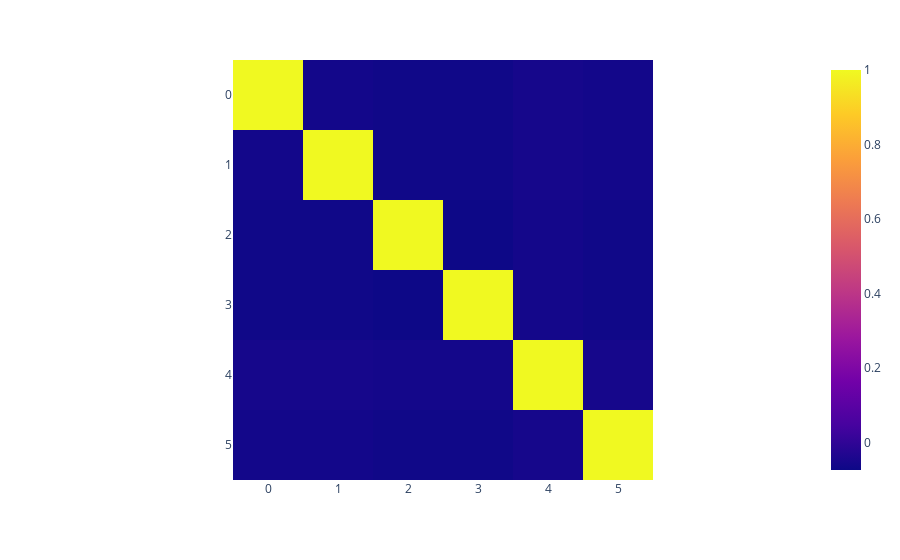

Notebook cell for this chart:
### Code cell
tmpSM = np.array([firstSM.ravel(order = 'F'), 
                 secondSM.ravel(order = 'F'),
                 thirdSM.ravel(order = 'F'),
                 fourthSM.ravel(order = 'F'),
                 fifthSM.ravel(order = 'F'),
                 sixthSM.ravel(order = 'F')])

SM_heatmap = px.imshow(np.corrcoef(tmpSM))

SM_heatmap.show()

### Figure 1 — Plotly figure (JSON) as saved in the notebook; plotly's stock layout.template omitted (floating-point values rounded to 4 significant figures)
{"data": [{"coloraxis": "coloraxis", "hovertemplate": "x: %{x}<br>y: %{y}<br>color: %{z}<extra></extra>", "name": "0", "type": "heatmap", "xaxis": "x", "yaxis": "y", "z": [[1, -0.0601, -0.06623, -0.06623, -0.05343, -0.0601], [-0.0601, 1, -0.06623, -0.06623, -0.05343, -0.0601], [-0.06623, -0.06623, 1, -0.07299, -0.05889, -0.06623], [-0.06623, -0.06623, -0.07299, 1.0, -0.05889, -0.06623], [-0.05343, -0.05343, -0.05889, -0.05889, 1.0, -0.05343], [-0.0601, -0.0601, -0.06623, -0.06623, -0.05343, 1]]}], "layout": {"coloraxis": {"colorscale": [[0, "#0d0887"], [0.1111, "#46039f"], [0.2222, "#7201a8"], [0.3333, "#9c179e"], [0.4444, "#bd3786"], [0.5556, "#d8576b"], [0.6667, "#ed7953"], [0.7778, "#fb9f3a"], [0.8889, "#fdca26"], [1, "#f0f921"]]}, "margin": {"t": 60}, "xaxis": {"anchor": "y", "constrain": "domain", "domain": [0, 1], "scaleanchor": "y"}, "yaxis": {"anchor": "x", "autorange": "reversed", "constrain": "domain", "domain": [0, 1]}}}
